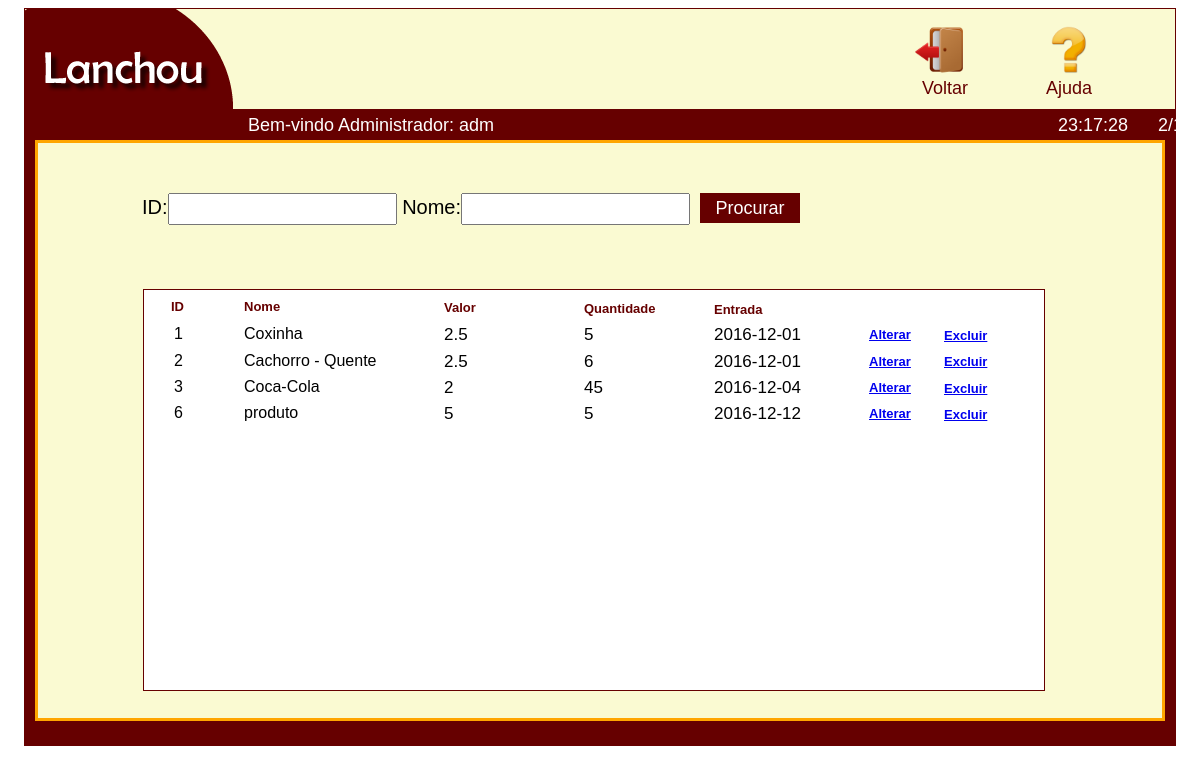
The app's page /estoqueg.php (signed in) with its own data.
### tables this page shows
CREATE TABLE `estoque` (
  `id` int(11) NOT NULL,
  `nome` varchar(50) NOT NULL,
  `valor` float NOT NULL,
  `quantidade` int(50) NOT NULL,
  `entrada` date NOT NULL,
  `marca` varchar(50) NOT NULL,
  `fornecedor` varchar(50) NOT NULL
);

### estoqueg.php (the view, shortened to what this page needs)
<?php
include('con_bd.php');
$pesquisa = mysqli_query($con,"SELECT*FROM estoque ORDER BY id");
?>
<!DOCTYPE html>
<html lang="pt-br">
<head>
	<link rel="stylesheet" type="text/css" href="css/estoqueg.css"/>
</head>
<body onload="time()">
<div id="inicio">
<img src="img/lanchou5.png">
<div id="blo">
<a href="ajuda.php"><img class="img" src="img/int.png"></a>
<a href="ajuda.php" class="ajuda">Ajuda</a>
</div>
<div id="blo2">
<a href="gerente.php"><img class="img" src="img/sair.png"></a>
<a href="gerente.php" class="voltar">Voltar</a>
</div>
</div>
<div id="data"></div>
<div id="hora"></div>
<div id="fim">
<div id="fim2">
<div id="aparece">
<?php
       $aparecelogo = $_SESSION['login'];
      echo "Bem-vindo Administrador: $aparecelogo";
?>
</div>
    <form method="post" action="estoqueg2.php">
        <label>ID:</label><input type="text" name="id" class="inputfor">
        <label>Nome:</label><input type="text" name="nome" class="inputfor">
        <input type="submit" name="b" Value="Procurar" class="botao">
    </form><br>
    <br><br><br><br><br><br>
     <div id="caixa">
    <h1 class="a">ID</h1>
    <h1 class="b">Nome</h1>
    <h1 class="c">Valor</h1>
    <h1 class="d">Quantidade</h1>
    <h1 class="e">Entrada</h1>
    <?php
    while($linha = mysqli_fetch_array ($pesquisa)){
        $id = $linha['id'];
        $nome = $linha['nome'];
        $valor = $linha['valor'];
        $quantidade = $linha['quantidade'];
        $entrada = $linha['entrada'];
    ?>
    <div id="php">
    <?php echo "$id" ?>
    </div>
    <div id="php2">
    <?php echo "$nome" ?>
    </div>
    <div id="php3">
    <?php echo "$valor" ?>
    </div>
    <div id="php4">
    <?php echo "$quantidade" ?>
    </div>
    <div id="php5">
    <?php echo "$entrada" ?>
    </div>
	<div id="php6">
	<a href="alterar.php?n1=<?php echo $id ?>&n2=1" ><h1 class="f">Alterar</a></h1>
	</div>
	<div id="php6">
	<a href="excluir3.php? n1=<?php echo $id ?>&n2=2" onclick="return confirm('Confirma exclusão de <?php echo "$nome" ?>?')" ><h1 class="g">Excluir</a></h1>
	</div>
    <?php } ?>
          </div>
</div>
</div>
</body>
</html>

### css/estoqueg.css (style rules this page uses)
body { background-color:; }
#inicio { width:1150px; height:100px; margin:auto; border:1px solid #660000; border-bottom:25px solid #660000; background-color:#FAFAD2; }
#fim { width:1150px; height:610px; margin:auto; border:1px solid #660000; background-color:#660000; }
#fim2 { width:1124px; height:575px; margin-left:10px; margin-top:5px; background-color:#FAFAD2; border:3px solid #FFA500; }
#caixa { width:900px; height:400px; border:1px solid #660000; margin-top:20px; margin-left:105px; float:left; position:absolute; background-color:white; }
form { font-family:arial; font-size:15pt; margin-left:104px; margin-top:50px; border:0px solid #000; position:absolute; }
#hora { position:absolute; margin-left:1050px; color:white; margin-top:-19px; font-family:arial; font-size:18px; }
#data { position:absolute; margin-left:1150px; color:white; margin-top:-19px; font-family:arial; font-size:18px; }
h1 { font-family:arial; font-size:13px; margin-left:27px; color:#660000; }
.b { margin-top:-23px; margin-left: 100px; }
.c { margin-top:-23px; margin-left:300px; }
.d { margin-top:-23px; margin-left:440px; }
.e { margin-top:-23px; margin-left:570px; }
.f { margin-top:-23px; margin-left:575px; }
.g { margin-top:-23px; margin-left:650px; }
#php { font-family:arial; font-size:16px; margin-left:30px; }
#php2 { font-family:arial; font-size:16px; border:0px solid #000; width:100px; height:20px; margin-left:100px; margin-top:-18px; width:170px; }
#php3 { font-family:arial; font-size:17px; border:px solid #000; width:100px; height:20px; margin-left:300px; margin-top:-20px; }
#php4 { font-family:arial; font-size:17px; border:px solid #000; width:100px; height:20px; margin-left:440px; margin-top:-20px; }
#php5 { font-family:arial; font-size:17px; border:px solid #000; width:100px; height:20px; margin-left:570px; margin-top:-20px; }
#php6 { margin-top:5px; margin-left:150px; }
.botao { margin-left:10px; margin-top:0px; width:100px; height:30px; font-size:18px; font-family:arial; background-color:#660000; border:0px solid #660000; color:white; position:absolute; }
.inputfor { height:26px; font-size:17px; }
.img { width:48px; }
.ajuda { margin-left:1px; font-family:arial; font-size:18px; color:#660000; text-decoration:none; }
#blo { margin-left:1020px; margin-top:-87px; border:0px solid #000; height:80px; width:70px; }
#blo2 { margin-left:890px; margin-top:-80px; border:0px solid #000; height:80px; width:70px; border:0px solid #000; }
.voltar { margin-left:7px; font-family:arial; font-size:18px; color:#660000; text-decoration:none; }
#aparece { position:absolute; margin-top:-28px; color:white; font-family:arial; font-size:18px; margin-left:210px; }

### records on screen
estoque: id "1", nome "Coxinha", valor "2.5", quantidade "5", entrada "2016-12-01"
estoque: id "2", nome "Cachorro - Quente", valor "2.5", quantidade "6", entrada "2016-12-01"
estoque: id "3", nome "Coca-Cola", valor "2", quantidade "45", entrada "2016-12-04"
estoque: id "6", nome "produto", valor "5", quantidade "5", entrada "2016-12-12"

### other values on screen
$aparecelogo "adm"
